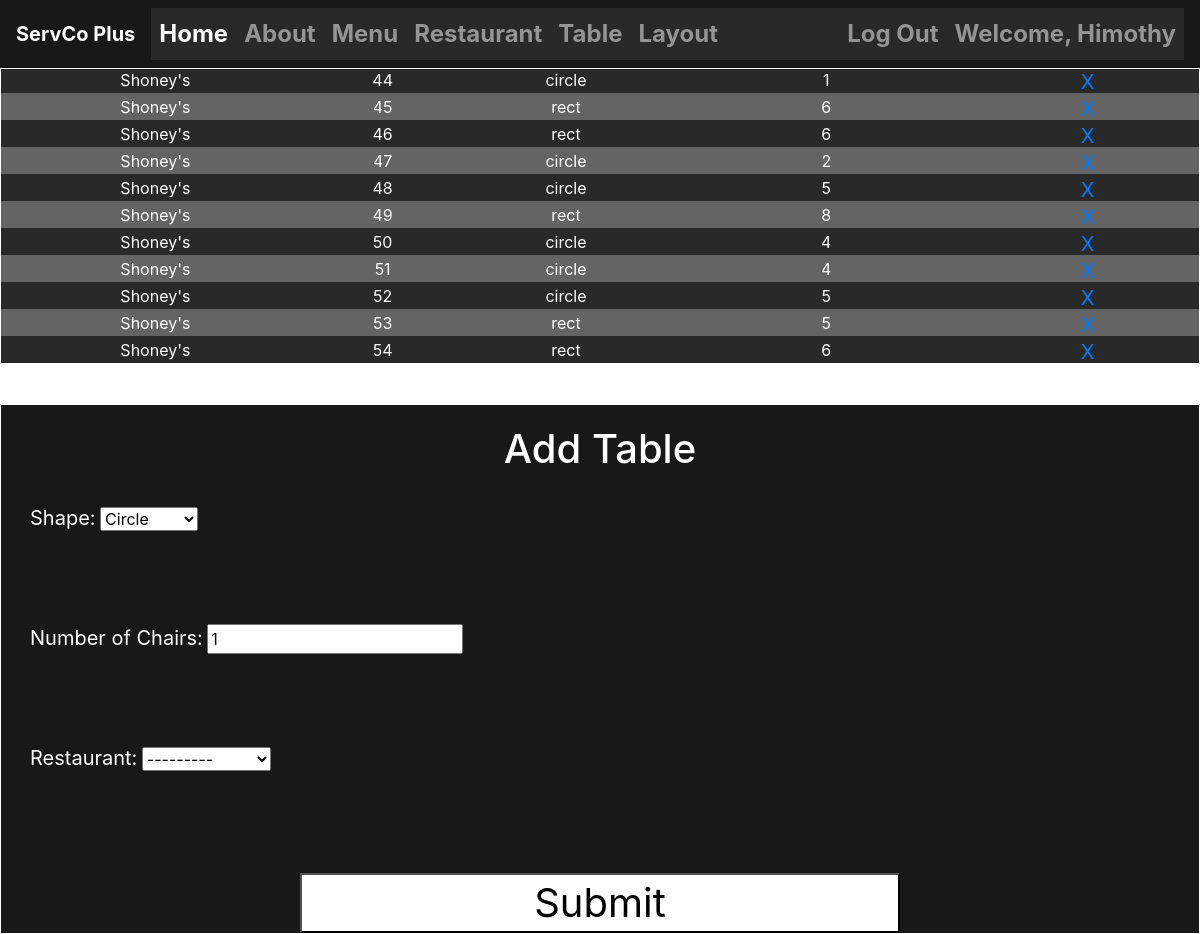
The page /table/ (signed in) on the database its author committed.
### TMS/models.py (models this page shows, shortened)
class Table(models.Model):
    tableID = models.AutoField(primary_key=True)
    shape = models.CharField(max_length=30, choices=(('circle', 'Circle'), ('rect', 'Rectangle')), default='Rectangle')
    table_status = models.CharField(max_length=30, choices=(('available', 'Available'), ('occupied', 'Occupied'), ('reserved', 'Reserved')), default='Available')
    guests = models.PositiveIntegerField(editable=True, default=0)
    seats = models.PositiveIntegerField(editable=True, default=1)
    restaurant = models.ForeignKey(Restaurant, on_delete=models.CASCADE)
    employee = models.ForeignKey(Employee, editable=True, on_delete=models.CASCADE, null=True)

class Restaurant(models.Model):
    id = models.AutoField(primary_key=True)
    name = models.CharField(max_length=30)
    numTables = models.PositiveIntegerField(editable=True, default=0)
    def __str__(self):
        return self.name

### TMS/views.py (the view, shortened to what this page needs)
# urls.py: path("table/", views.table_view, name="table"), # calls table_view to display the table page
def table_view(request):
    form = AddTable()
    tables = Table.objects.all()
    return render(request, 'tables.html', {'tables': tables, 'form': form})

### TMS/forms.py
class AddTable(forms.ModelForm):
     class Meta:
           model = Table
           fields = ['tableID','shape', 'seats', 'restaurant']

### TMS/templates/tables.html (shortened to what this page needs)
{% extends "base.html" %}
{% load static %}
{% block styles %}
<link rel="stylesheet" href="{% static 'myCSS/menu.css' %}">
{% endblock styles %}
{% block content %}
<div class="wrapper-menu wrapper-alt menu-display">
    <table>
        <th colspan="5"><h3>Tables</h3></th>
        <tr>
            <th class="column_headers">Restaurant Name</th>
            <th class="column_headers">Table ID</th>
            <th class="column_headers">Table Shape</th>
            <th class="column_headers">Number of Seats</th>
            <th class="column_headers">Delete Table</th>
        </tr>
        {% for table in tables %}
        <tr>
            <td class="left-column">{{table.restaurant.name}}</td>
            <td>{{table.tableID}}</td>
            <td>{{table.shape}}</td>
            <td class="right-column">{{table.seats}}</td>
            <td class="delete_cell"><a href="{% url 'deletetable' tableID=table.tableID %}" class="delete_button">X</a></td>
        </tr>
        {% endfor %}
    </table>
</div>
<div class="wrapper-menu wrapper-alt">
    <form method="POST" action="{% url 'table' %}">
        <h1>Add Table</h1>
        <div class="input-field">
            <label for="id_shape">Shape: </label>
            {{form.shape}}
        </div>
        <div class="input-field">
            <label for="id_seats">Number of Chairs: </label>
            {{form.seats}}
        </div>
        <div class="input-field">
            <label for="id_restaurant">Restaurant: </label>
            {{form.restaurant}}
        </div>
        <div>
            <button style="width:600px; height: 60px; font-size: 40px;">Submit</button>
        </div>
    </form>
</div>
{% endblock %}

### TMS/templates/base.html (shortened to what this page needs)
<!DOCTYPE html>
{% load static %}
<html lang="en">
  <head>
    <link
      href="https://stackpath.bootstrapcdn.com/bootstrap/4.3.1/css/bootstrap.min.css"
      rel="stylesheet"
    />
    {% block styles %}
    {% endblock styles %}
    <link rel="stylesheet" href="{% static 'myCSS/navbar.css' %}">
  </head>
  <body>
    <nav class="navbar navbar-expand-lg navbar-dark bg-dark">
      <a class="navbar-brand" href="#">ServCo Plus</a>
      <div class="collapse navbar-collapse" id="navbarNav">
        <ul class="navbar-nav">
          <li class="nav-item active">
            <a class="nav-link" href="{% url 'home' %}">Home</a>
          </li>
          <li class="nav-item">
            <a class="nav-link" href="{% url 'about' %}">About</a>
          </li>
          <li class="nav-item">
            <a class="nav-link" href="{% url 'menu' %}">Menu</a>
          </li>
          <li class="nav-item">
            <a href="{% url 'restaurant' %}" class="nav-link">Restaurant</a>
          </li>
          <li class="nav-item">
            <a href="{% url 'table' %}" class="nav-link">Table</a>
          </li>
          <li class="nav-item">
            <a href="{% url 'layout' %}" class="nav-link">Layout</a>
          </li>
        </ul>
        <ul class="navbar-nav nav-user">
          {% if request.user.is_authenticated %}
          <li class="nav-item">
            <a href="{% url 'logout' %}" class="nav-link">Log Out</a>
          </li>
          <li class="nav-item">
            <a href="" class="nav-link">Welcome, {{user.username}}</a>
          </li>
          {% endif %}
        </ul>
      </div>
    </nav>
    {% block content %}
    {% endblock %}
  </body>
</html>

### TMS/static/myCSS/menu.css (style rules this page uses)
body { height: 100vh; width: 100vw; display: flex; align-items: center; justify-content: center; background-image: url("/static/img/clem-onojeghuo-zlABb6Gke24-unsplash.jpg"); background-size: cover; }
.wrapper-menu, .wrapper-restaurant { background-color: rgb(24, 24, 24); height: 700px; width: 700px; display: flex; align-items: center; margin: 20px; border: solid white 1px; }
.wrapper-alt { background-color: rgb(24, 24, 24); border: solid white 1px; display: flex; flex-direction: column; align-items: center; }
form { height: 100%; width: 100%; display: flex; flex-direction: column; align-items: center; }
h1 { margin: 20px; color: white; }
.input-field { margin: 10px; height: 60px; width: 600px; display: inline-block; margin-bottom: 50px; color: white; align-items: center; }
button { width: 600px; height: 60px; font-size: 40px; background-color: white; color: black; margin-top: 20px; display: flex; justify-content: center; align-items: center; }
label { font-size: 20px; color: white; }
th { text-align: center; }
.column_headers { text-align: center; }
td { text-align: center; }
table { width: 100%; color: white; }
table tr:nth-child(odd) { background-color: rgb(42, 41, 41); }
table tr:nth-child(even) { background-color: rgb(100, 100, 100); }
.delete_button { height: 25px; width: 25px; font-size: 20px; }
.delete_cell { display: flex; justify-content: center; align-items: center; }
@media (max-width: 1000px), (max-height: 1000px) { body { flex-direction: column; justify-content: center; align-items: center; } }
@media (max-width: 1000px), (max-height: 1000px) { .wrapper-alt { background-color: rgb(24, 24, 24); border: solid white 1px; display: flex; flex-direction: column; align-items: center; width: 100vw; height: 100%; } }
@media (max-width: 1000px), (max-height: 1000px) { button, .form-input, .input-field { width: 95vw; } }
@media (max-width: 1000px), (max-height: 1000px) { .restaurant-display, .menu-display { margin-top: 150px; } }

### TMS/static/myCSS/navbar.css (style rules this page uses)
.navbar { background-color: rgb(24, 24, 24) !important; position: absolute; top: 0px; width: 100%; border-bottom: 1px white solid; font-size: x-large; font-weight: 700; }
.navbar-collapse { background-color: rgb(42, 41, 41); display: flex; justify-content: space-between; }

### rows shown on the page
Table: restaurant.name "Shoney's", tableID "44", shape "circle", seats "1"
Table: restaurant.name "Shoney's", tableID "45", shape "rect", seats "6"
Table: restaurant.name "Shoney's", tableID "46", shape "rect", seats "6"
Table: restaurant.name "Shoney's", tableID "47", shape "circle", seats "2"
Table: restaurant.name "Shoney's", tableID "48", shape "circle", seats "5"
Table: restaurant.name "Shoney's", tableID "49", shape "rect", seats "8"
Table: restaurant.name "Shoney's", tableID "50", shape "circle", seats "4"
Table: restaurant.name "Shoney's", tableID "51", shape "circle", seats "4"
Table: restaurant.name "Shoney's", tableID "52", shape "circle", seats "5"
Table: restaurant.name "Shoney's", tableID "53", shape "rect", seats "5"
Table: restaurant.name "Shoney's", tableID "54", shape "rect", seats "6"

### other values the page prints
{{ user.username }} "Himothy"
